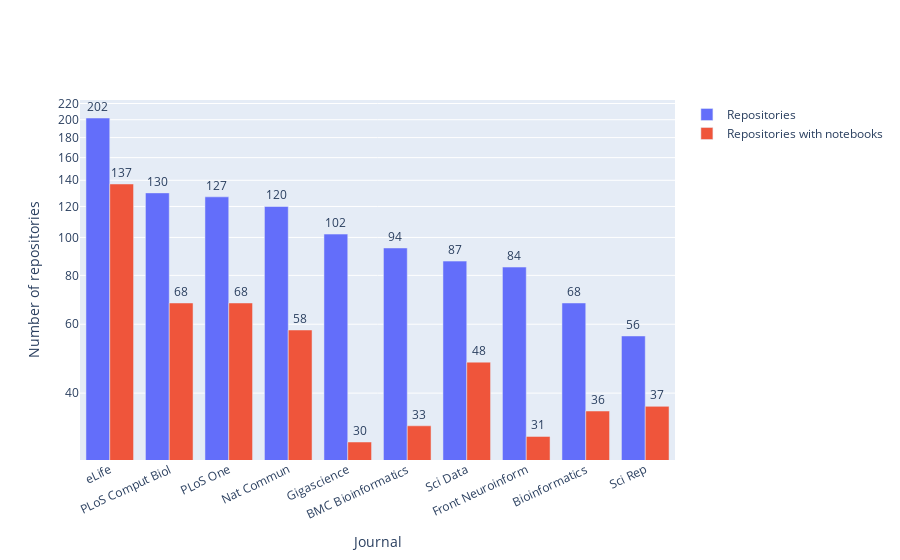

Notebook code for this chart:
### Markdown cell above
### Journals by the number of GitHub repositories and by the number of GitHub repositories with at least one Jupyter notebook

### Code cell
repositories_journal_df = repositories_journal_df.head(10)
fig = go.Figure()
fig.add_trace(go.Bar(
    x=repositories_journal_df['journal_abbrev'],
    y=repositories_journal_df['repositories_count'],
    name='Repositories',
))
fig.add_trace(go.Bar(
    x=repositories_journal_df['journal_abbrev'],
    y=repositories_journal_df['repositories_with_notebooks_count'],
    name='Repositories with notebooks',
))

filename = 'top_journals_repositories_with_without_notebooks'
xaxis_title = 'Journal'
yaxis_title = 'Number of repositories'
fig.update_traces(texttemplate='%{y:s}', textposition='outside')
fig.update_layout(uniformtext_minsize=8, uniformtext_mode='hide', xaxis_tickangle=-25, 
                  xaxis_title = xaxis_title, yaxis_title = yaxis_title, yaxis_type = 'log')    
fig.write_image(OUTPUT_DIR + '/' + filename + '.pdf', scale=1.0)

fig.show()

### Figure 1 — Plotly figure (JSON) as saved in the notebook; plotly's stock layout.template omitted (floating-point values rounded to 4 significant figures)
{"data": [{"name": "Repositories", "textposition": "outside", "texttemplate": "%{y:s}", "type": "bar", "x": ["eLife", "PLoS Comput Biol", "PLoS One", "Nat Commun", "Gigascience", "BMC Bioinformatics", "Sci Data", "Front Neuroinform", "Bioinformatics", "Sci Rep"], "y": [202, 130, 127, 120, 102, 94, 87, 84, 68, 56]}, {"name": "Repositories with notebooks", "textposition": "outside", "texttemplate": "%{y:s}", "type": "bar", "x": ["eLife", "PLoS Comput Biol", "PLoS One", "Nat Commun", "Gigascience", "BMC Bioinformatics", "Sci Data", "Front Neuroinform", "Bioinformatics", "Sci Rep"], "y": [137, 68, 68, 58, 30, 33, 48, 31, 36, 37]}], "layout": {"autosize": true, "uniformtext": {"minsize": 8, "mode": "hide"}, "xaxis": {"autorange": true, "range": [-0.5, 9.5], "tickangle": -25, "title": {"text": "Journal"}, "type": "category"}, "yaxis": {"autorange": true, "range": [1.431, 2.351], "title": {"text": "Number of repositories"}, "type": "log"}}}
